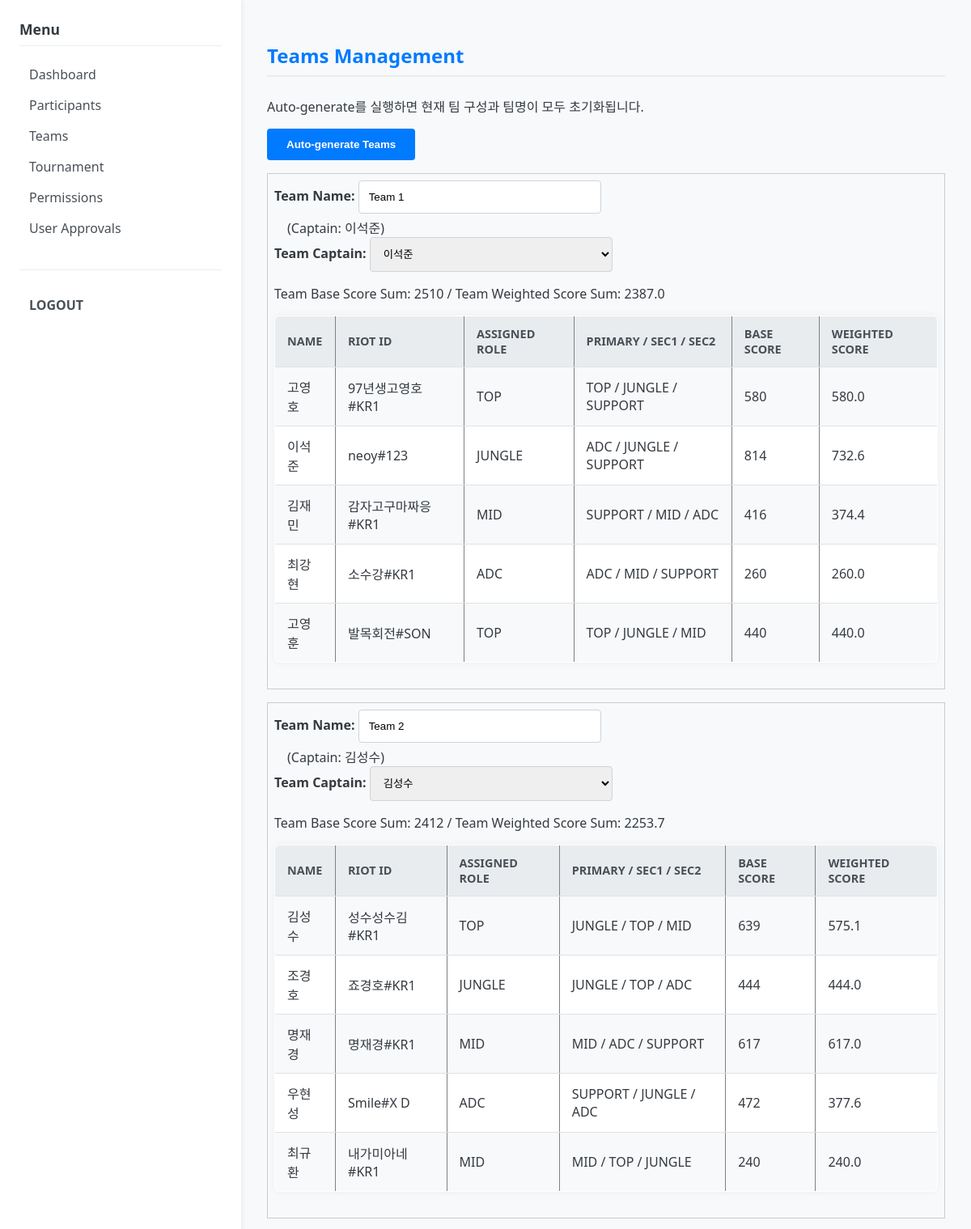
Screenshot of /admin/teams (signed in, upper part) with the database file from the repository.
### models.py (models this page shows)
class Team(db.Model):
    __tablename__ = "teams"
    id = db.Column(db.Integer, primary_key=True)
    name = db.Column(db.String(64), nullable=False)
    tournament_id = db.Column(db.Integer, db.ForeignKey("tournaments.id"), nullable=False)
    captain_user_id = db.Column(db.Integer, db.ForeignKey("users.id"))
    tournament = db.relationship("Tournament", back_populates="teams")
    members = db.relationship("TeamMember", back_populates="team")
    captain = db.relationship("User", foreign_keys=[captain_user_id])

class User(db.Model):
    __tablename__ = "users"
    id = db.Column(db.Integer, primary_key=True)
    username = db.Column(db.String(64), unique=True, nullable=False)
    password_hash = db.Column(db.String(128), nullable=False)
    role = db.Column(db.String(50), default="USER")  # USER, ADMIN
    approval_status = db.Column(db.String(16), default="PENDING") # PENDING, APPROVED, REJECTED
    student_id = db.Column(db.String(20))      # 학번
    real_name = db.Column(db.String(64))       # 이름
    summoner_riot_id = db.Column(db.String(64))  # "닉네임#태그" 형식 (예: Clyde00#KR1)
    puuid = db.Column(db.String(128))
    tier = db.Column(db.String(32))
    solo_tier = db.Column(db.String(32))  # 예: "PLATINUM IV"
    flex_tier = db.Column(db.String(32))  # 예: "GOLD III"
    actual_score = db.Column(db.Integer)  # 관리자 입력 실제 점수
    primary_role = db.Column(db.String(16))
    secondary_role1 = db.Column(db.String(16))
    secondary_role2 = db.Column(db.String(16))
    created_at = db.Column(db.DateTime, default=datetime.utcnow)
    participants = db.relationship("Participant", back_populates="user")

class TeamMember(db.Model):
    __tablename__ = "team_members"
    id = db.Column(db.Integer, primary_key=True)
    team_id = db.Column(db.Integer, db.ForeignKey("teams.id"), nullable=False)
    participant_id = db.Column(db.Integer, db.ForeignKey("participants.id"), nullable=False)
    assigned_role = db.Column(db.String(16))  # 예: "TOP", "JUNGLE", ...
    team = db.relationship("Team", back_populates="members")
    participant = db.relationship("Participant", back_populates="team_membership")

### app.py (the view, shortened to what this page needs)
@app.route("/admin/teams", methods=["GET", "POST"])
@login_required(role="ADMIN")
def admin_teams():
    tournament = Tournament.query.first()
    if not tournament:
        flash("No tournament found.")
        return redirect(url_for("admin_dashboard"))
    teams = Team.query.filter_by(tournament_id=tournament.id).all()
    for team in teams:
        base_total = 0
        weighted_total = 0
        for tm in team.members:
            user = tm.participant.user
            base = get_user_score(user)                    # 기본 점수
            w_score = get_member_weighted_score(user, tm.assigned_role)  # 가중 점수
            base_total += base
            weighted_total += w_score
            tm.base_score = base
            tm.weighted_score = w_score
        team.base_total = base_total
        team.weighted_total = weighted_total
    return render_template("admin/teams.html", teams=teams)

### app.py (called while the page is built)
def current_user():
    user_id = session.get("user_id")
    if not user_id:
        return None
    user = User.query.get(user_id)
    return user

def login_required(role=None):
    def decorator(fn):
        from functools import wraps
        @wraps(fn)
        def wrapper(*args, **kwargs):
            user = current_user()
            active_role = session.get("role")
            if not user or not active_role:
                return redirect(url_for("login_page"))
            if role and active_role != role:
                flash("Permission denied. You are logged in as " + active_role + ".")
                return redirect(url_for("login_page"))
            return fn(*args, **kwargs)
        return wrapper
    return decorator

def get_user_score(user) -> int:
    if user.actual_score is not None:
        return user.actual_score
    est = calculate_estimated_score(user)
    if est is not None:
        return est
    return 0

def get_member_weight(user, assigned_role: str | None) -> float:
    if not assigned_role:
        return 1.0
    if assigned_role == user.primary_role:
        return 1.0
    if assigned_role == user.secondary_role1:
        return 0.9
    if assigned_role == user.secondary_role2:
        return 0.8
    return 1.0

def get_member_weighted_score(user, assigned_role: str | None) -> float:
    base = get_user_score(user)
    w = get_member_weight(user, assigned_role)
    return base * w

@app.context_processor
def inject_helpers():
    return dict(
        calculate_estimated_score=calculate_estimated_score,
        get_user_score=get_user_score,
        get_member_weighted_score=get_member_weighted_score,
    )

### templates/admin/teams.html (shortened to what this page needs)
{% extends "base.html" %}
{% block content %}
<h2>Teams Management</h2>
<form action="{{ url_for('admin_auto_generate_teams') }}" method="post" style="margin-bottom: 1rem;">
    <p>Auto-generate를 실행하면 현재 팀 구성과 팀명이 모두 초기화됩니다.</p>
    <button type="submit">Auto-generate Teams</button>
</form>
{% if teams|length > 0 %}
<form action="{{ url_for('admin_teams') }}" method="post">
    {% for team in teams %}
        {% for tm in team.members %}
            {% set u = tm.participant.user %}
            {% set base = get_user_score(u) %}
            {% set w_score = get_member_weighted_score(u, tm.assigned_role) %}
        {% endfor %}
        <div style="margin-bottom: 1rem; border: 1px solid #ccc; padding: 0.5rem;">
            <label>Team Name:
                <input type="text" name="team_name_{{ team.id }}" value="{{ team.name }}">
            </label>
            {% if team.captain %}
            <span style="margin-left: 1rem;">
                (Captain: {{ team.captain.real_name or team.captain.username }})
            </span>
            {% endif %}
            <br>
            <label>Team Captain:
                <select name="captain_user_{{ team.id }}">
                    {% for tm in team.members %}
                        {% set u = tm.participant.user %}
                        <option value="{{ u.id }}"
                                {% if team.captain_user_id == u.id %}selected{% endif %}>
                            {{ u.real_name or u.username }}
                        </option>
                    {% endfor %}
                </select>
            </label>
            <p>
                Team Base Score Sum: {{ team.base_total }} /
                Team Weighted Score Sum: {{ "%.1f"|format(team.weighted_total) }}
            </p>
            <table border="1" cellpadding="4">
                <tr>
                    <th>Name</th>
                    <th>Riot ID</th>
                    <th>Assigned Role</th>
                    <th>Primary / Sec1 / Sec2</th>
                    <th>Base Score</th>
                    <th>Weighted Score</th>
                </tr>
                {% for tm in team.members %}
                    {% set u = tm.participant.user %}
                    {% set base = get_user_score(u) %}
                    {% set w_score = get_member_weighted_score(u, tm.assigned_role) %}
                    <tr>
                        <td>{{ u.real_name or u.username }}</td>
                        <td>{{ u.summoner_riot_id or "-" }}</td>
                        <td>{{ tm.assigned_role or "-" }}</td>
                        <td>
                            {{ u.primary_role or "-" }} /
                            {{ u.secondary_role1 or "-" }} /
                            {{ u.secondary_role2 or "-" }}
                        </td>
                        <td>{{ tm.base_score }}</td>
                        <td>{{ "%.1f"|format(tm.weighted_score) }}</td>
                    </tr>
                {% endfor %}
            </table>
        </div>
    {% endfor %}
</form>
{% else %}
    <p style="margin-top: 1rem;">No teams have been generated yet. Use the "Auto-generate Teams" button above.</p>
{% endif %}
{% endblock %}

### static/css/style.css (style rules this page uses)
body { font-family: 'Segoe UI', Tahoma, Geneva, Verdana, sans-serif; margin: 0; padding: 0; background-color: #f8f9fa; color: #343a40; }
h2 { color: #007bff; border-bottom: 2px solid #e9ecef; padding-bottom: 0.5rem; margin-bottom: 1.5rem; }
form div { margin-bottom: 1rem; }
label { display: block; margin-bottom: 0.3rem; font-weight: 600; }
input[type="text"], input[type="password"], input[type="number"], select { width: 100%; max-width: 300px; padding: 0.75rem; border: 1px solid #ced4da; border-radius: 4px; box-sizing: border-box; transition: border-color 0.2s, box-shadow 0.2s; }
button, input[type="submit"] { background-color: #007bff; color: white; padding: 0.75rem 1.5rem; border: none; border-radius: 4px; cursor: pointer; font-weight: 600; transition: background-color 0.2s; }
table { width: 100%; border-collapse: collapse; margin-bottom: 1.5rem; background-color: #ffffff; box-shadow: 0 0 10px rgba(0, 0, 0, 0.05); border-radius: 6px; overflow: hidden; }
table th, table td { padding: 12px 15px; text-align: left; border-bottom: 1px solid #dee2e6; }
table th { background-color: #e9ecef; color: #495057; font-weight: 600; text-transform: uppercase; font-size: 0.9rem; }
table tr:last-child td { border-bottom: none; }
table tr:nth-child(even) { background-color: #f8f9fa; }

### rows the page displays
Team: name "Team 1", captain "이석준", captain_user+id "이석준", base_total "2510", weighted_total "2387.0"
TeamMember: assigned_role "TOP", base_score "580", weighted_score "580.0"
User: real_name "고영호", summoner_riot "97년생고영호#KR1", primary_role "TOP", secondary_role1 "JUNGLE", secondary_role2 "SUPPORT"
TeamMember: assigned_role "JUNGLE", base_score "814", weighted_score "732.6"
User: real_name "이석준", summoner_riot "neoy#123", primary_role "ADC", secondary_role1 "JUNGLE", secondary_role2 "SUPPORT"
TeamMember: assigned_role "MID", base_score "416", weighted_score "374.4"
User: real_name "김재민", summoner_riot "감자고구마짜응#KR1", primary_role "SUPPORT", secondary_role1 "MID", secondary_role2 "ADC"
TeamMember: assigned_role "ADC", base_score "260", weighted_score "260.0"
User: real_name "최강현", summoner_riot "소수강#KR1", primary_role "ADC", secondary_role1 "MID", secondary_role2 "SUPPORT"
TeamMember: assigned_role "TOP", base_score "440", weighted_score "440.0"
User: real_name "고영훈", summoner_riot "발목회전#SON", primary_role "TOP", secondary_role1 "JUNGLE", secondary_role2 "MID"
Team: name "Team 2", captain "김성수", captain_user+id "김성수", base_total "2412", weighted_total "2253.7"
TeamMember: assigned_role "TOP", base_score "639", weighted_score "575.1"
User: real_name "김성수", summoner_riot "성수성수김#KR1", primary_role "JUNGLE", secondary_role1 "TOP", secondary_role2 "MID"
TeamMember: assigned_role "JUNGLE", base_score "444", weighted_score "444.0"
User: real_name "조경호", summoner_riot "죠경호#KR1", primary_role "JUNGLE", secondary_role1 "TOP", secondary_role2 "ADC"
TeamMember: assigned_role "MID", base_score "617", weighted_score "617.0"
User: real_name "명재경", summoner_riot "명재경#KR1", primary_role "MID", secondary_role1 "ADC", secondary_role2 "SUPPORT"
TeamMember: assigned_role "ADC", base_score "472", weighted_score "377.6"
User: real_name "우현성", summoner_riot "Smile#X D", primary_role "SUPPORT", secondary_role1 "JUNGLE", secondary_role2 "ADC"
TeamMember: assigned_role "MID", base_score "240", weighted_score "240.0"
User: real_name "최규환", summoner_riot "내가미아네#KR1", primary_role "MID", secondary_role1 "TOP", secondary_role2 "JUNGLE"
